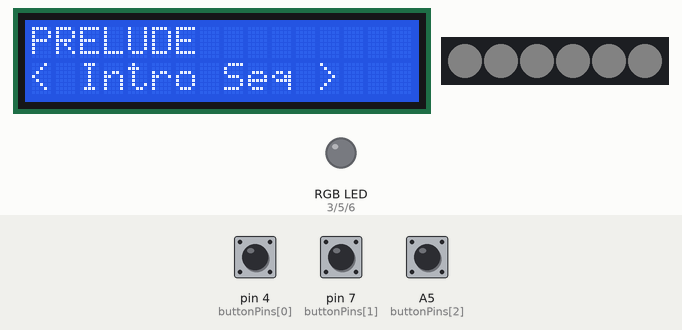
A sketch run on a simulated Arduino Uno, built with avr-gcc and run on an emulated ATmega328P. Shown: 16×2 character LCD, 6 RGB LEDs in strip order, left to right, an RGB LED mixed from three pins (HIGH = lit). The inputs (shaded band) are chosen by the test bench; at power-on: pin 7 (buttonPins[1]) HIGH, A5 (buttonPins[2]) HIGH, pin 4 (buttonPins[0]) HIGH. Dim RGB values are drawn brighter than linear.

Above: at 1.7 s.
1.8 s: pin 7 (buttonPins[1]) pulled LOW for 0.15 s
At 3.0 s:
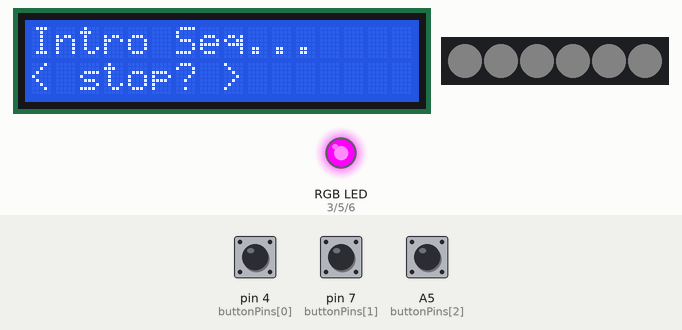
3.4 s: pin 7 (buttonPins[1]) pulled LOW for 1 s
At 4.3 s:
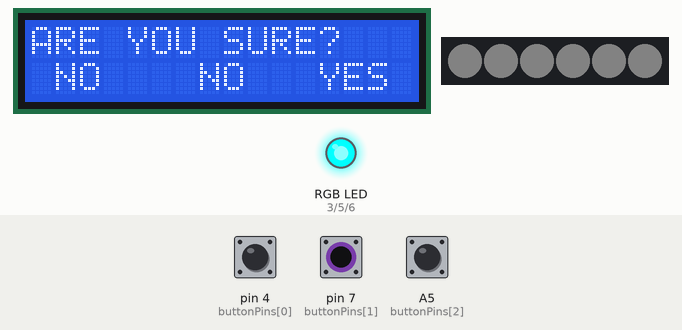
5.9 s: A5 (buttonPins[2]) pulled LOW for 0.15 s
At 6.2 s:
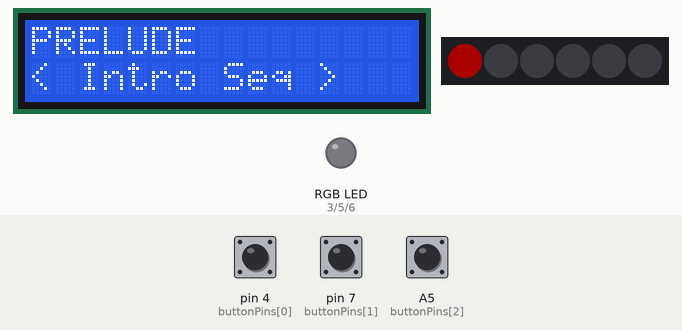
7.5 s: A5 (buttonPins[2]) pulled LOW for 1 s
At 8.6 s:
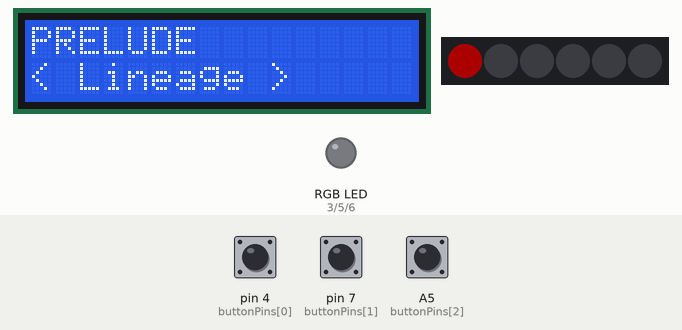
10.0 s: pin 7 (buttonPins[1]) pulled LOW for 0.15 s
At 10.5 s:
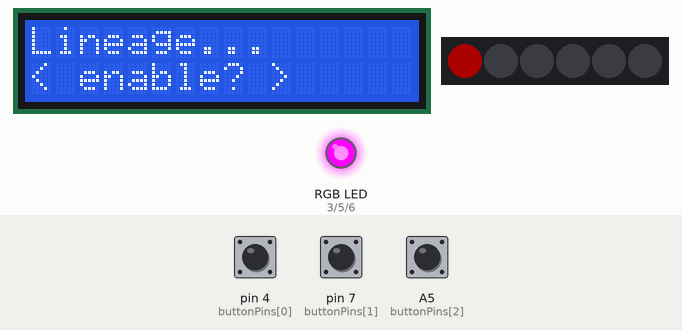
11.6 s: A5 (buttonPins[2]) pulled LOW for 0.15 s
At 12.9 s:
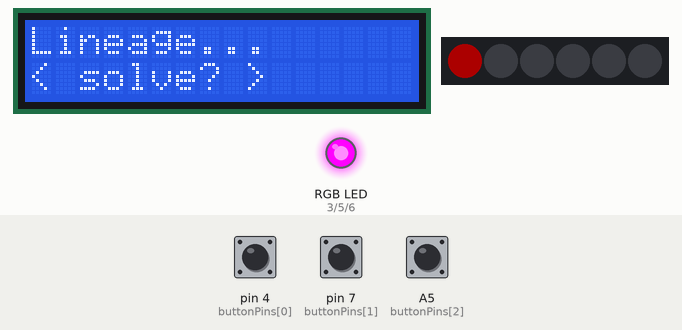
Timing chart, 0 to 14.2 s (numbered marks = the images above; inputs shaded):
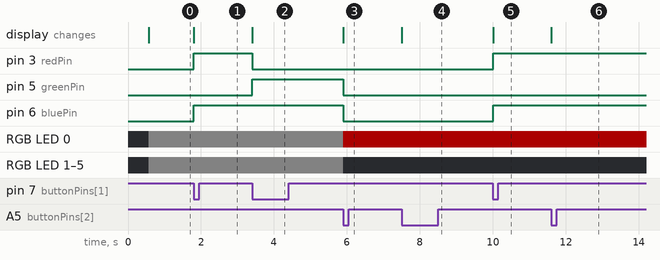

The sketch:

Game_Controller_Code.ino
```cpp
/*
Game Controller

  The circuit:
 * LCD RS pin (4) to digital pin 8
 * LCD Enable pin (6) to analog pin 0
 * LCD D4 pin (11) to analog pin 1
 * LCD D5 pin (12) to analog pin 2
 * LCD D6 pin (13) to analog pin 3
 * LCD D7 pin (14) to analog pin 4
 * LCD R/W pin (5) to GND
 * LCD VSS pin (1) to GND
 * LCD VDD pin (2) to 5V
 * LCD Red pin (16) to digital pin 3
 * LCD Green pin (17) to digital pin 5
 * LCD Blue pin (18) to digital pin 6
 *
 * 10K potentiometer:
 *  ends to +5V and ground
 *  wiper to LCD VO pin (3)

 *
 * Left button to digital pin 4
 * Middle button to digital pin 7
 * Right button to analog pin 5
 * All buttons N.O. to GND (black)
 *
 * Neopixel data (blue) to digital pin 9
 * Neopixel Vcc (brown) to 5V
 * Neopixel GND (black) to GND

 */

/*  WHAT IT DOES
 * use L/R buttons to scroll through puzzles
 * use middle button to select
 *
 * THEN, use L/R buttons to scroll through options
 * use middle button to select
 *
 * THEN, use L/R buttons to say NO or YES when prompted
 */

// include libraries:
#include <LiquidCrystal.h>
#include <FastLED.h>

// initialize the lcd with the numbers of the interface pins
LiquidCrystal lcd(8, A0, A1, A2, A3, A4);

// for LCD backlight color
const uint8_t redPin = 3;
const uint8_t greenPin = 5;
const uint8_t bluePin = 6;

// FastLED etiquette
#if defined(FASTLED_VERSION) && (FASTLED_VERSION < 3001000)
#warning "Requires FastLED 3.1 or later; check github for latest code."
#endif

// Initialize neopixels
#define DATA_PIN    9
#define LED_TYPE    WS2812B
#define COLOR_ORDER GRB
#define NUM_LEDS    6

CRGB leds[NUM_LEDS];

#define BRIGHTNESS 96
#define FRAMES_PER_SECOND 120

// pushbutton logic
const uint8_t buttonPins[] = {4,7,A5};
bool buttonState[] = {HIGH, HIGH, HIGH};
bool lastButtonState[] = {HIGH, HIGH, HIGH};
bool risingEdge[] = {LOW, LOW, LOW};
bool buttonPress = 0;

const uint8_t numButtons = 3;
const int left = 0;
const int middle = 1;
const int right = 2;

/*These are the commands I'm envisioning:
 * "enable" = enable
 * "solve" = enable + solve
 * "skip" = once it is enabled, insta-solve
 * "stop" = pretend something ran to completion
 * "play" = force it to play as though it didn't play yet
 * "unlock" = disengage mag lock
 * "lock" = re-engage mag lock
 * "turn on" = allow thing to be powered
 * "turn off" = stop powering the thing
 * "RESET" = just for debugging purposes
 */

const char *puzzleArray[17][5]{
  {"Intro Seq","stop","play","(back)","(back)"},
  {"Lineage","enable","solve","skip","(back)"},
  {"Village Map","enable","solve","skip","(back)"},
  {"Cons Door","unlock","lock","(back)","(back)"},
  {"Clock","enable","solve","skip","(back)"},
  {"Pathway","enable","solve","skip","(back)"},
  {"SGK Poem","skip","(back)","(back)","(back)"},
  {"SGK Clock","skip","(back)","(back)","(back)"},
  {"SGK Chimes","skip","(back)","(back)","(back)"},
  {"Pump","enable","solve","skip","(back)"},
  {"SR Door","unlock","lock","(back)","(back)"},
  {"Heal Spell","turn on","turn off","(back)","(back)"},
  {"Moon bounce","turn on","turn off","(back)","(back)"},
  {"Mariphasa","unlock","lock","(back)","(back)"},
  {"Nightshade","unlock","lock","(back)","(back)"},
  {"Cauldron","enable","solve","skip","(back)"},
  {"Finale","stop","play","RESET","(back)"},
};

const char *gameState[18]={ //for info coming from master
"PRELUDE",
"WOLF_INTRO",
"LINEAGE",
"COIN",
"VILLAGE",
"LANTERNS",
"PATH",
"KEYBOARD_POEM",
"KEYBOARD_CLOCK",
"KEYBOARD_CHIMES",
"PIPE_WAIT",
"BOOK",
"MOON",
"CAULDRON",
"SAFEROOM",
"CURE",
"KILL",
"ESCAPE"
};

uint32_t debugColors[]={0x111111,0x7F0000,0x7F7F00,0x007F00,0x00007F};
// red,yellow,green,blue = 1st, 2nd, 3rd, 4th options

uint8_t rows = 17;
uint8_t cols = 5;
uint8_t masterState = 0; //for interpreting info from master

bool selecting = 1;
bool executing = 0;
bool confirming = 0;

uint8_t selector = 0;
uint8_t executor = 0;

void setup() {
  delay(500);

  //neopixels
  FastLED.setMaxPowerInVoltsAndMilliamps(5,500);
  FastLED.addLeds<LED_TYPE,DATA_PIN,COLOR_ORDER>(leds, NUM_LEDS).setCorrection(TypicalLEDStrip);
  FastLED.setBrightness(BRIGHTNESS);
  for(int i=0; i<NUM_LEDS; i++){
    leds[i] = 0x111111;
  }

  // set up the LCD's number of columns and rows:
  lcd.begin(16, 2);
  // Print a message to the LCD.
  lcd.print("hello, world!");

  //Backlight RGB
  pinMode(redPin, OUTPUT);
  pinMode(greenPin, OUTPUT);
  pinMode(bluePin, OUTPUT);

  setBacklightRGB(255,255,255);

  //Initialize pushbuttons
  for(uint8_t i = 0; i<numButtons; i++){
    pinMode(buttonPins[i], INPUT_PULLUP);
  }

  screenUpdater();
}

void loop() {
  FastLED.show(); // update the LEDs

  readButtons();

  if(selecting) {
    setBacklightRGB(255,255,255);

    if(risingEdge[middle]){
      executor = 1;
      setExecuting();
    }

    else{
      if(risingEdge[left] && selector > 0){
          selector--;
      }
      if(risingEdge[right] && selector < (rows-1)){
          selector++;
      }
    }
  }

  else if(executing){
    setBacklightRGB(0,255,0);

    if(risingEdge[middle]){

      if(puzzleArray[selector][executor]=="(back)"){
        setSelecting();
        executor = 0;
      }
      else{
        setConfirming();
      }

    }

    else{

      if(risingEdge[left] && executor > 1){
          executor--;
      }
      if(risingEdge[right] && executor < (cols-1) && puzzleArray[selector][executor]!="(back)"){
          executor++;
      }

    }
  }

  else if(confirming){
    setBacklightRGB(255,0,0);

    if(risingEdge[middle] || risingEdge[left]){
      setExecuting();
    }

    if(risingEdge[right]){

      if(puzzleArray[selector][executor]=="RESET"){
        reset();
      }
      else{
        neopixelDebug();
        setSelecting();
        executor = 0;
      }

    }
  }

  if(buttonPress){
    screenUpdater();
    resetRisingEdges();
  }

  updateLastButtonStates();

}

///////////////////////////////////////////////////////////////////////////////////////////////////

void setBacklightRGB(uint8_t redVal, uint8_t greenVal, uint8_t blueVal){
  analogWrite(redPin,map(redVal, 0, 255, 255, 0));
  analogWrite(greenPin,map(greenVal, 0, 255, 255, 0));
  analogWrite(bluePin,map(blueVal, 0, 255, 255, 0));
}

void updateLastButtonStates(){
  for(uint8_t i = 0; i<numButtons; i++){
    lastButtonState[i] = buttonState[i];
  }
}

void resetRisingEdges(){
    for(uint8_t i = 0; i<numButtons; i++){
      risingEdge[i] = LOW;
    }
}

void setSelecting(){
  selecting = 1;
  executing = 0;
  confirming = 0;
}

void setExecuting(){
  selecting = 0;
  executing = 1;
  confirming = 0;
}

void setConfirming(){
  selecting = 0;
  executing = 0;
  confirming = 1;
}

void screenUpdater(){
  lcd.clear();
  lcd.setCursor(0,0);

  if(selecting){
    lcd.print(gameState[masterState]);
    lcd.setCursor(0,1);
    lcd.print("< ");
    lcd.print(puzzleArray[selector][0]);
    lcd.print(" >");
  }

  else if(executing){
    lcd.print(puzzleArray[selector][0]);
    lcd.print("...");
    lcd.setCursor(0,1);
    lcd.print("< ");
    if(executor == 0){
      lcd.print("Select");
    }
    else{
      lcd.print(puzzleArray[selector][executor]);
    }
    lcd.print("?");
    lcd.print(" >");
  }

  else if(confirming){
   lcd.print("ARE YOU SURE?");
   lcd.setCursor(0,1);
   lcd.print(" NO    NO   YES ");
  }

}

void readButtons(){
  buttonPress = 0;
  for(uint8_t i = 0; i<numButtons; i++){
    buttonState[i] = !digitalRead(buttonPins[i]);
    if(buttonState[i] != lastButtonState[i] && buttonState[i]){
      risingEdge[i] = HIGH;
      buttonPress = 1;
    }
  }
}

void neopixelDebug(){
  //number of neopixels lit up = binary code for which puzzle got executed
  //color = which command was selected RYGB = 1/2/3/4
  for(int i = 0; i<NUM_LEDS; i++){
    leds[i]=bitRead((selector+1),i)*debugColors[executor];
  }
}

void reset(){
  selecting = 1;
  executing = 0;
  confirming = 0;

  selector = 0;
  executor = 0;
  buttonPress = 0;

  for(int i = 0; i<numButtons; i++){
    buttonState[i] = HIGH;
    lastButtonState[i] = HIGH;
    risingEdge[i] = LOW;
  }

  for(int i=0; i<NUM_LEDS; i++){
    leds[i] = 0x111111;
  }
}
```

Measured:
- after the input at 1.8 s, pin 3 (redPin), pin 6 (bluePin): LOW → HIGH at once; the display: changes at once (image 1)
- after the input at 3.4 s, pin 3 (redPin): HIGH → LOW at once; pin 5 (greenPin): LOW → HIGH at once; the display: changes at once (image 2)
- after the input at 5.9 s, pin 5 (greenPin), pin 6 (bluePin): HIGH → LOW at once; RGB LED 0: RGB(6, 6, 6) → RGB(48, 0, 0) at once; RGB LED 1–5: RGB(6, 6, 6) → off at once; the display: first changes at once (image 3 shows a later state)
- after the input at 7.5 s, the display: changes at once (image 4)
- after the input at 10.0 s, pin 3 (redPin), pin 6 (bluePin): LOW → HIGH at once; the display: changes at once (image 5)
- after the input at 11.6 s, the display: changes at once (image 6)
